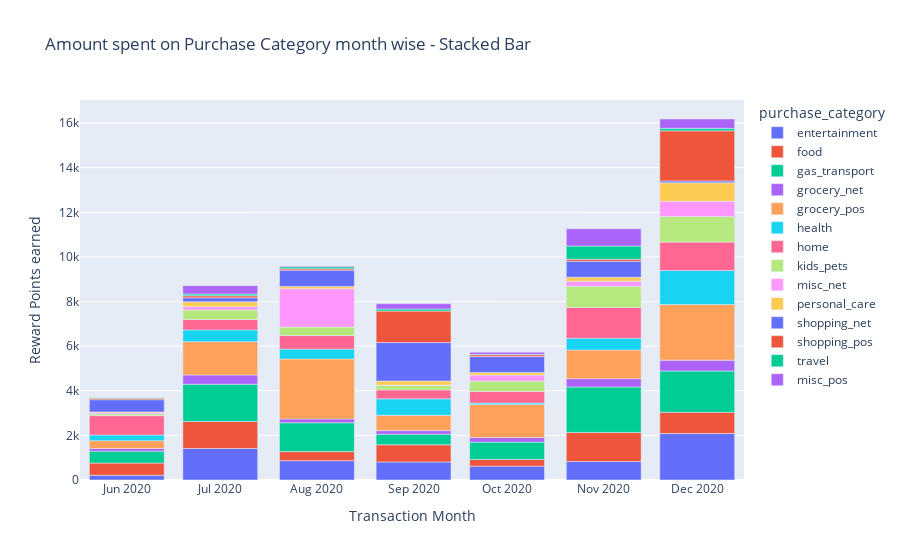

The notebook cell this image was saved under:
### Markdown cell above
### Let's find out visualizations for a random customer
#### 5. Monthly reward points earned in each Purchase category
Find out month wise reward points earned for each purchase category for a random customer

### Code cell
cust = report[report.card_num == random.choice(cc.card_num)]
cust_txnamt_mnth_grp = cust.groupby(['trans_month', 'purchase_category'])['reward_points'].sum().reset_index()
px.bar(
    data_frame=cust_txnamt_mnth_grp, 
    x="trans_month", 
    y="reward_points", 
    color="purchase_category",
    labels=dict(trans_month="Transaction Month", reward_points="Reward Points earned"),
    title="Amount spent on Purchase Category month wise - Stacked Bar")

### Figure 1 — Plotly figure (JSON) as saved in the notebook; plotly's stock layout.template omitted (floating-point values rounded to 4 significant figures)
{"data": [{"alignmentgroup": "True", "hoverlabel": {"namelength": 0}, "hovertemplate": "purchase_category=entertainment<br>Transaction Month=%{x}<br>Reward Points earned=%{y}", "legendgroup": "entertainment", "marker": {"color": "#636efa"}, "name": "entertainment", "offsetgroup": "entertainment", "orientation": "v", "showlegend": true, "textposition": "auto", "type": "bar", "x": ["2020-06", "2020-07", "2020-08", "2020-09", "2020-10", "2020-11", "2020-12"], "xaxis": "x", "y": [213.4, 1412.0, 865.5, 809.3, 621.3, 828.0, 2083.0], "yaxis": "y"}, {"alignmentgroup": "True", "hoverlabel": {"namelength": 0}, "hovertemplate": "purchase_category=food<br>Transaction Month=%{x}<br>Reward Points earned=%{y}", "legendgroup": "food", "marker": {"color": "#EF553B"}, "name": "food", "offsetgroup": "food", "orientation": "v", "showlegend": true, "textposition": "auto", "type": "bar", "x": ["2020-06", "2020-07", "2020-08", "2020-09", "2020-10", "2020-11", "2020-12"], "xaxis": "x", "y": [545.4, 1210.0, 408.6, 771.9, 296.4, 1305.0, 955.6], "yaxis": "y"}, {"alignmentgroup": "True", "hoverlabel": {"namelength": 0}, "hovertemplate": "purchase_category=gas_transport<br>Transaction Month=%{x}<br>Reward Points earned=%{y}", "legendgroup": "gas_transport", "marker": {"color": "#00cc96"}, "name": "gas_transport", "offsetgroup": "gas_transport", "orientation": "v", "showlegend": true, "textposition": "auto", "type": "bar", "x": ["2020-06", "2020-07", "2020-08", "2020-09", "2020-10", "2020-11", "2020-12"], "xaxis": "x", "y": [533.4, 1671.0, 1293.0, 471.3, 780.4, 2039.0, 1847.0], "yaxis": "y"}, {"alignmentgroup": "True", "hoverlabel": {"namelength": 0}, "hovertemplate": "purchase_category=grocery_net<br>Transaction Month=%{x}<br>Reward Points earned=%{y}", "legendgroup": "grocery_net", "marker": {"color": "#ab63fa"}, "name": "grocery_net", "offsetgroup": "grocery_net", "orientation": "v", "showlegend": true, "textposition": "auto", "type": "bar", "x": ["2020-06", "2020-07", "2020-08", "2020-09", "2020-10", "2020-11", "2020-12"], "xaxis": "x", "y": [122.6, 415.6, 172.7, 161.2, 204.0, 371.4, 486.7], "yaxis": "y"}, {"alignmentgroup": "True", "hoverlabel": {"namelength": 0}, "hovertemplate": "purchase_category=grocery_pos<br>Transaction Month=%{x}<br>Reward Points earned=%{y}", "legendgroup": "grocery_pos", "marker": {"color": "#FFA15A"}, "name": "grocery_pos", "offsetgroup": "grocery_pos", "orientation": "v", "showlegend": true, "textposition": "auto", "type": "bar", "x": ["2020-06", "2020-07", "2020-08", "2020-09", "2020-10", "2020-11", "2020-12"], "xaxis": "x", "y": [347.4, 1492.0, 2687.0, 688.9, 1478.0, 1286.0, 2491.0], "yaxis": "y"}, {"alignmentgroup": "True", "hoverlabel": {"namelength": 0}, "hovertemplate": "purchase_category=health<br>Transaction Month=%{x}<br>Reward Points earned=%{y}", "legendgroup": "health", "marker": {"color": "#19d3f3"}, "name": "health", "offsetgroup": "health", "orientation": "v", "showlegend": true, "textposition": "auto", "type": "bar", "x": ["2020-06", "2020-07", "2020-08", "2020-09", "2020-10", "2020-11", "2020-12"], "xaxis": "x", "y": [256.4, 528.1, 441.6, 736.3, 71.09, 525.5, 1531.0], "yaxis": "y"}, {"alignmentgroup": "True", "hoverlabel": {"namelength": 0}, "hovertemplate": "purchase_category=home<br>Transaction Month=%{x}<br>Reward Points earned=%{y}", "legendgroup": "home", "marker": {"color": "#FF6692"}, "name": "home", "offsetgroup": "home", "orientation": "v", "showlegend": true, "textposition": "auto", "type": "bar", "x": ["2020-06", "2020-07", "2020-08", "2020-09", "2020-10", "2020-11", "2020-12"], "xaxis": "x", "y": [866.3, 467.3, 607.2, 399.6, 521.2, 1383.0, 1270.0], "yaxis": "y"}, {"alignmentgroup": "True", "hoverlabel": {"namelength": 0}, "hovertemplate": "purchase_category=kids_pets<br>Transaction Month=%{x}<br>Reward Points earned=%{y}", "legendgroup": "kids_pets", "marker": {"color": "#B6E880"}, "name": "kids_pets", "offsetgroup": "kids_pets", "orientation": "v", "showlegend": true, "textposition": "auto", "type": "bar", "x": ["2020-06", "2020-07", "2020-08", "2020-09", "2020-10", "2020-11", "2020-12"], "xaxis": "x", "y": [78.28, 427.1, 381.8, 206.5, 462.4, 945.6, 1144.0], "yaxis": "y"}, {"alignmentgroup": "True", "hoverlabel": {"namelength": 0}, "hovertemplate": "purchase_category=misc_net<br>Transaction Month=%{x}<br>Reward Points earned=%{y}", "legendgroup": "misc_net", "marker": {"color": "#FF97FF"}, "name": "misc_net", "offsetgroup": "misc_net", "orientation": "v", "showlegend": true, "textposition": "auto", "type": "bar", "x": ["2020-06", "2020-07", "2020-08", "2020-09", "2020-10", "2020-11", "2020-12"], "xaxis": "x", "y": [56.19, 148.3, 1717.0, 9.524, 270.9, 222.5, 686.6], "yaxis": "y"}, {"alignmentgroup": "True", "hoverlabel": {"namelength": 0}, "hovertemplate": "purchase_category=personal_care<br>Transaction Month=%{x}<br>Reward Points earned=%{y}", "legendgroup": "personal_care", "marker": {"color": "#FECB52"}, "name": "personal_care", "offsetgroup": "personal_care", "orientation": "v", "showlegend": true, "textposition": "auto", "type": "bar", "x": ["2020-06", "2020-07", "2020-08", "2020-09", "2020-10", "2020-11", "2020-12"], "xaxis": "x", "y": [27.97, 217.6, 98.93, 182.2, 115.8, 184.8, 831.2], "yaxis": "y"}, {"alignmentgroup": "True", "hoverlabel": {"namelength": 0}, "hovertemplate": "purchase_category=shopping_net<br>Transaction Month=%{x}<br>Reward Points earned=%{y}", "legendgroup": "shopping_net", "marker": {"color": "#636efa"}, "name": "shopping_net", "offsetgroup": "shopping_net", "orientation": "v", "showlegend": true, "textposition": "auto", "type": "bar", "x": ["2020-06", "2020-07", "2020-08", "2020-09", "2020-10", "2020-11", "2020-12"], "xaxis": "x", "y": [552.4, 182.0, 727.7, 1725.0, 709.9, 714.7, 81.21], "yaxis": "y"}, {"alignmentgroup": "True", "hoverlabel": {"namelength": 0}, "hovertemplate": "purchase_category=shopping_pos<br>Transaction Month=%{x}<br>Reward Points earned=%{y}", "legendgroup": "shopping_pos", "marker": {"color": "#EF553B"}, "name": "shopping_pos", "offsetgroup": "shopping_pos", "orientation": "v", "showlegend": true, "textposition": "auto", "type": "bar", "x": ["2020-06", "2020-07", "2020-08", "2020-09", "2020-10", "2020-11", "2020-12"], "xaxis": "x", "y": [61.98, 89.14, 65.96, 1410.0, 83.39, 92.78, 2247.0], "yaxis": "y"}, {"alignmentgroup": "True", "hoverlabel": {"namelength": 0}, "hovertemplate": "purchase_category=travel<br>Transaction Month=%{x}<br>Reward Points earned=%{y}", "legendgroup": "travel", "marker": {"color": "#00cc96"}, "name": "travel", "offsetgroup": "travel", "orientation": "v", "showlegend": true, "textposition": "auto", "type": "bar", "x": ["2020-06", "2020-07", "2020-08", "2020-09", "2020-10", "2020-11", "2020-12"], "xaxis": "x", "y": [25.89, 76.68, 90.84, 93.39, 16.65, 588.8, 111.6], "yaxis": "y"}, {"alignmentgroup": "True", "hoverlabel": {"namelength": 0}, "hovertemplate": "purchase_category=misc_pos<br>Transaction Month=%{x}<br>Reward Points earned=%{y}", "legendgroup": "misc_pos", "marker": {"color": "#ab63fa"}, "name": "misc_pos", "offsetgroup": "misc_pos", "orientation": "v", "showlegend": true, "textposition": "auto", "type": "bar", "x": ["2020-07", "2020-08", "2020-09", "2020-10", "2020-11", "2020-12"], "xaxis": "x", "y": [376.1, 34.9, 233.9, 96.09, 772.9, 417.5], "yaxis": "y"}], "layout": {"barmode": "relative", "legend": {"title": {"text": "purchase_category"}, "tracegroupgap": 0}, "title": {"text": "Amount spent on Purchase Category month wise - Stacked Bar"}, "xaxis": {"anchor": "y", "domain": [0, 1], "title": {"text": "Transaction Month"}}, "yaxis": {"anchor": "x", "domain": [0, 1], "title": {"text": "Reward Points earned"}}}}
